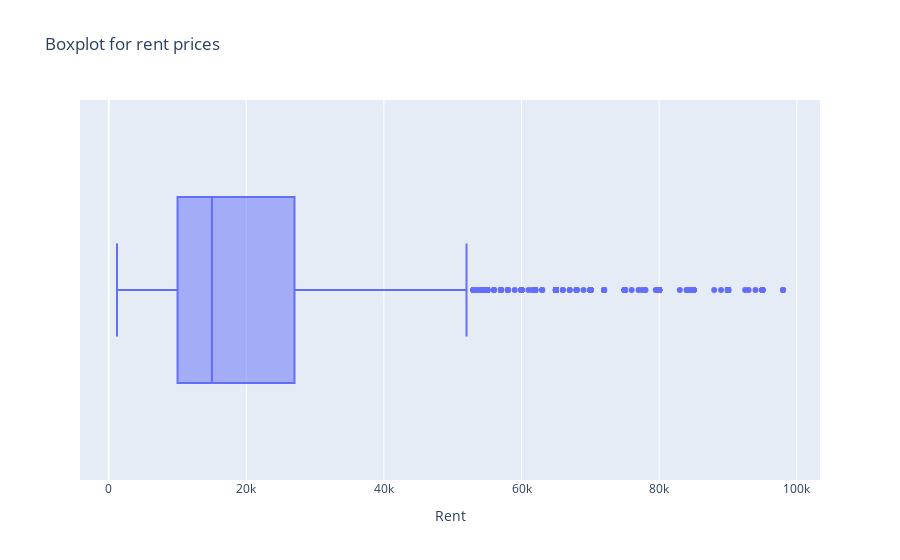

The notebook cell this image was saved under:
### Code cell
fig = px.box(df, x="Rent", title="Boxplot for rent prices")
fig.show()

### Figure 1 — Plotly figure (JSON) as saved in the notebook; plotly's stock layout.template omitted (floating-point values rounded to 4 significant figures; data arrays with more than 128 entries replaced by an {"elided": "..."} marker saying what was removed)
{"data": [{"alignmentgroup": "True", "hovertemplate": "Rent=%{x}<extra></extra>", "legendgroup": "", "marker": {"color": "#636efa"}, "name": "", "notched": false, "offsetgroup": "", "orientation": "h", "showlegend": false, "type": "box", "x": {"elided": "4427 int values"}, "x0": " ", "xaxis": "x", "y0": " ", "yaxis": "y"}], "layout": {"boxmode": "group", "legend": {"tracegroupgap": 0}, "title": {"text": "Boxplot for rent prices"}, "xaxis": {"anchor": "y", "domain": [0, 1], "title": {"text": "Rent"}}, "yaxis": {"anchor": "x", "domain": [0, 1]}}}
